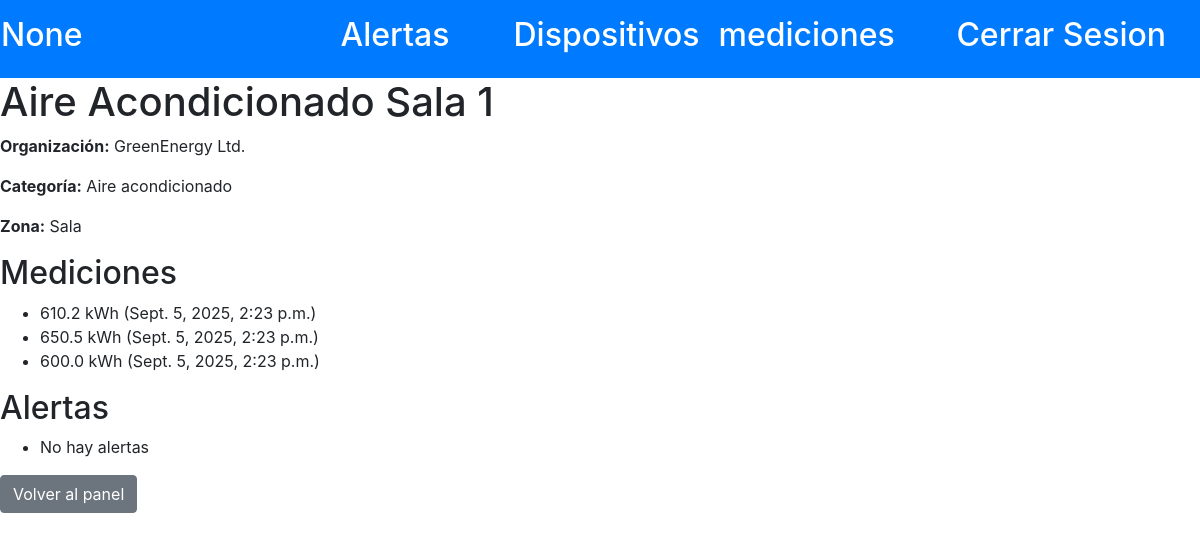
The app's page /device/8/ with its own data.
### dispositivos/models.py (models this page shows, shortened)
class BaseModel(models.Model):
    STATES = [
        ("ACTIVE", "Active"),
        ("INACTIVE", "Inactive"),
    ]
    state = models.CharField(max_length=10, choices=STATES, default="ACTIVE")
    created_at = models.DateTimeField(auto_now_add=True)
    updated_at = models.DateTimeField(auto_now=True)
    deleted_at = models.DateTimeField(null=True, blank=True)
    class Meta:
        abstract = True

class Device(BaseModel):
    name = models.CharField(max_length=100)
    category = models.ForeignKey(Category,on_delete=models.CASCADE)
    zone = models.ForeignKey(Zone, on_delete=models.CASCADE)
    max_usage = models.IntegerField()
    organization = models.ForeignKey(Organization,on_delete=models.CASCADE)
    organization = models.ForeignKey(Organization,on_delete=models.CASCADE)

class Organization(BaseModel):
    name = models.CharField(max_length=100)
    email = models.CharField(max_length=100)

class Category(BaseModel):
    name = models.CharField(max_length=100)

class Zone(BaseModel):
    name = models.CharField(max_length=100)
    def __str__(self):
        return self.name

class Measurement(BaseModel):
    device = models.ForeignKey(Device,on_delete=models.CASCADE)
    date = models.DateTimeField(auto_now_add=True)
    usage = models.FloatField(default=0.0)

### dispositivos/views.py (the view)
# urls.py: path("device/<int:device_id>/",device,name="device"),
def device(request,device_id):
    empresa = request.session.get("empresa")
    device = Device.objects.get(id=device_id)
    measurements = Measurement.objects.filter(device=device).order_by('-date')
    alerts = Alert.objects.filter(device=device)
    zone = Zone.objects.get(id=device.zone.id)
    return render(request,"devices/device.html",{"device":device,'empresa':empresa,"measurements":measurements,"alerts":alerts,"zone":zone.name})

### dispositivos/templates/devices/device.html (shortened to what this page needs)
<!DOCTYPE html>
<html lang="en">
<head>
    <link rel="stylesheet" href="https://cdn.jsdelivr.net/npm/bootstrap@4.5.3/dist/css/bootstrap.min.css"
>
</head>
<body>
    <div class="row">
        <div class="col-3 bg-primary text-white  p-3">
            <h2><a href="{% url 'panel' %}" class="text-white">{{empresa}}</a></h2>
        </div>
        <div class="col-2 bg-primary text-white text-center p-3">
            <h2><a href="{% url 'alerts_list' %}" class="text-white">Alertas</a></h2>
        </div>
        <div class="col-2 bg-primary text-white text-center p-3">
            <h2><a href="{% url 'devices_list' %}" class="text-white">Dispositivos</a></h2>
        </div>
        <div class="col-2 bg-primary text-white text-center p-3">
            <h2><a href="{% url 'measurements_list' %}" class="text-white">mediciones</a></h2>
        </div>
        <div class="col-3 bg-primary text-white text-center p-3">
            <h2><a href="{% url 'iniciarSesion' %}" class="text-white">Cerrar Sesion</a></h2>
        </div>
    </div>
    <h1>{{ device.name }}</h1>
    <p><strong>Organización:</strong> {{ device.organization.name }}</p>
    <p><strong>Categoría:</strong> {{ device.category.name }}</p>
    <p><strong>Zona:</strong> {{device.zone}}</p>
    <h2>Mediciones</h2>
    <ul>
        {% for m in measurements %}
        <li>{{ m.usage }} kWh ({{ m.date }})</li>
        {% empty %}
        <li>No hay mediciones registradas</li>
        {% endfor %}
    </ul>
    <h2>Alertas</h2>
    <ul>
        {% for a in alerts %}
        {% if a.level == "HIGH" %}
                        <li style="font-size:20px; color:rgb(255, 94, 0); font-weight:bold;">{{ a }}</li>
                        {% elif a.level == "MID" %}
                        <li style="font-size:20px; color:rgb(221, 255, 0);">{{ a }}</li>
                        {% else %}
                        <li style="font-size:20px; color:rgb(255, 0, 0);">{{ a }}</li>
                        {% endif %}
        {% empty %}
        <li>No hay alertas</li>
        {% endfor %}
    </ul>
    <a href="{% url 'panel' %}" class="btn btn-secondary">Volver al panel</a>
</body>
</html>

### records on screen
Device: name "Aire Acondicionado Sala 1", organization.name "GreenEnergy Ltd.", category.name "Aire acondicionado", zone "Sala"
Measurement: usage "610.2", date "Sept. 5, 2025, 2:23 p.m."
Measurement: usage "650.5", date "Sept. 5, 2025, 2:23 p.m."
Measurement: usage "600.0", date "Sept. 5, 2025, 2:23 p.m."

### other values on screen
{{ empresa }} "None"
